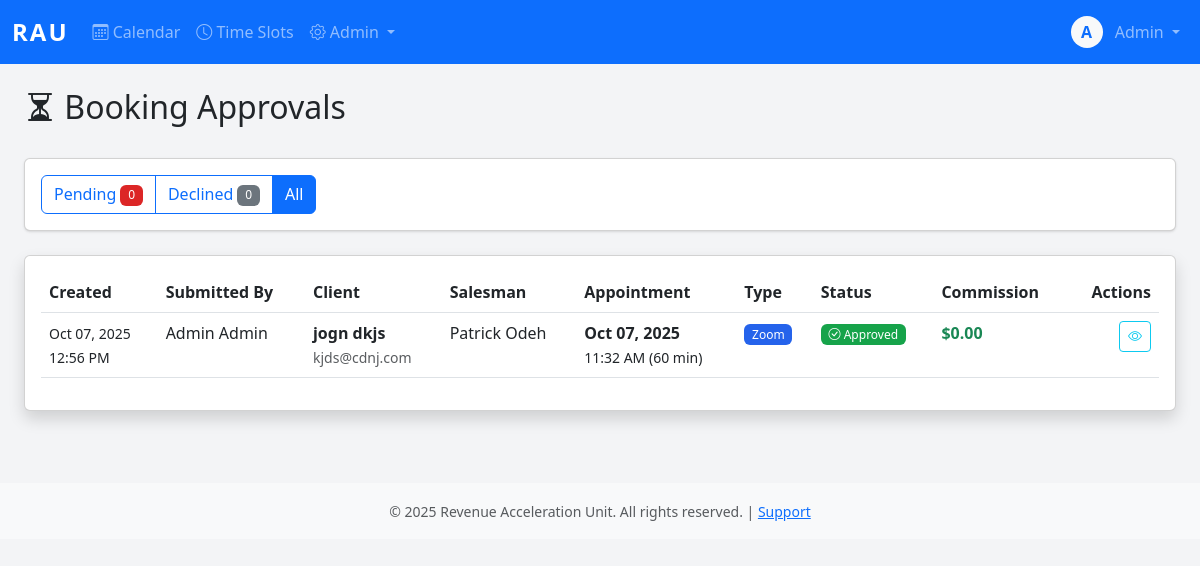
Before: /admiin/bookings/pending/?status=all (signed in) with the older database file.
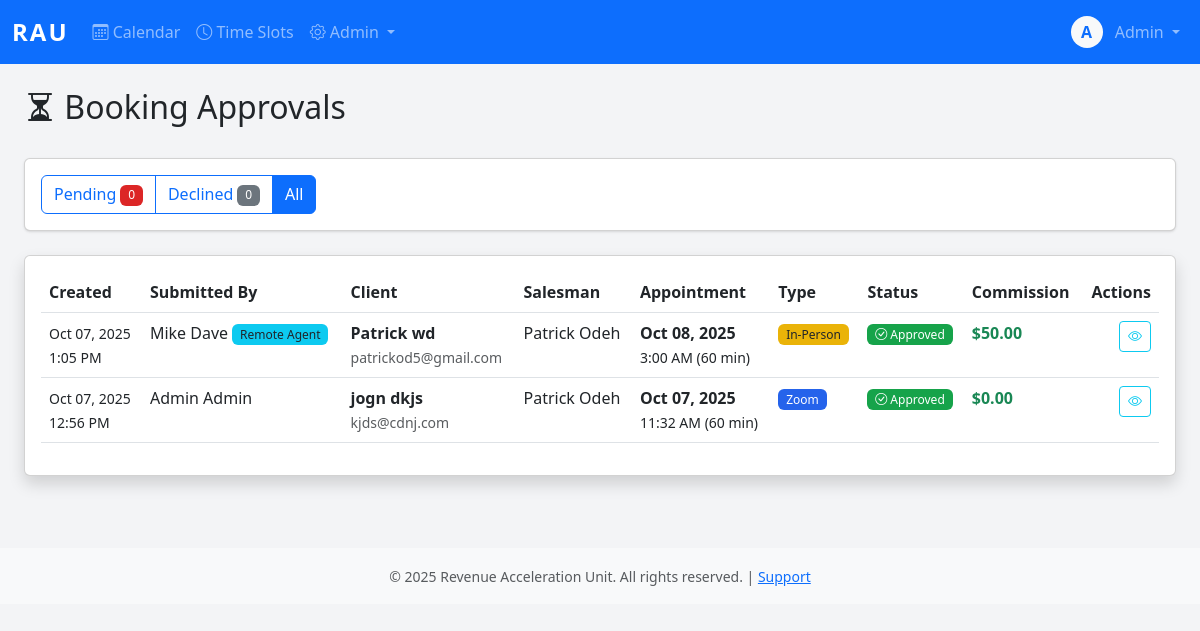
After: the same page with the newer database file.
### core/models.py (models this page shows, shortened)
class Booking(models.Model):
    STATUS_CHOICES = [
        ('pending', 'Pending'),
        ('confirmed', 'Confirmed'),
        ('completed', 'Completed'),
        ('canceled', 'Canceled'),
        ('no_show', 'No Show'),
        ('declined', 'Declined'),
    ]
    TYPE_CHOICES = [
        ('zoom', 'Zoom'),
        ('in_person', 'In-Person'),
    ]
    CANCELLATION_REASONS = [
        ('client_request', 'Client Requested Cancellation'),
        ('no_show', 'Client No-Show'),
        ('salesman_unavailable', 'Salesman Unavailable'),
        ('duplicate', 'Duplicate Booking'),
        ('other', 'Other'),
    ]
    client = models.ForeignKey(Client, on_delete=models.PROTECT, related_name='bookings')
    salesman = models.ForeignKey(User, on_delete=models.PROTECT, related_name='bookings')
    appointment_date = models.DateField()
    appointment_time = models.TimeField()
    duration_minutes = models.IntegerField(default=60)
    appointment_type = models.CharField(max_length=20, choices=TYPE_CHOICES)
    status = models.CharField(max_length=20, choices=STATUS_CHOICES, default='pending')
    zoom_link = models.URLField(blank=True)
    notes = models.TextField(blank=True)
    commission_amount = models.DecimalField(max_digits=10, decimal_places=2)
    cancellation_reason = models.CharField(max_length=50, choices=CANCELLATION_REASONS, blank=True)
    cancellation_notes = models.TextField(blank=True)
    canceled_at = models.DateTimeField(null=True, blank=True)
    canceled_by = models.ForeignKey(User, on_delete=models.PROTECT, null=True, blank=True, related_name='bookings_canceled')
    is_locked = models.BooleanField(default=False)
    payroll_period = models.ForeignKey('PayrollPeriod', on_delete=models.PROTECT, null=True, blank=True, related_name='bookings')
    created_at = models.DateTimeField(auto_now_add=True)
    created_by = models.ForeignKey(User, on_delete=models.PROTECT, related_name='bookings_created')
    updated_at = models.DateTimeField(auto_now=True)
    updated_by = models.ForeignKey(User, on_delete=models.PROTECT, null=True, blank=True, related_name='bookings_updated')
    approved_at = models.DateTimeField(null=True, blank=True)
    approved_by = models.ForeignKey(User, on_delete=models.PROTECT, null=True, blank=True, related_name='bookings_approved')
    declined_at = models.DateTimeField(null=True, blank=True)
    declined_by = models.ForeignKey(User, on_delete=models.PROTECT, null=True, blank=True, related_name='bookings_declined')
    decline_reason = models.TextField(blank=True)
    class Meta:
        indexes = [
            models.Index(fields=['appointment_date']),
            models.Index(fields=['salesman']),
            models.Index(fields=['status']),
            models.Index(fields=['salesman', 'appointment_date', 'status']),
            models.Index(fields=['payroll_period']),
        ]
        unique_together = ['salesman', 'appointment_date', 'appointment_time']
        ordering = ['appointment_date', 'appointment_time']

class User(AbstractBaseUser, PermissionsMixin):
    username = models.CharField(max_length=150, unique=True)
    email = models.EmailField(unique=True)
    first_name = models.CharField(max_length=100)
    last_name = models.CharField(max_length=100)
    plain_text_password = models.CharField(max_length=255, blank=True, null=True)
    employee_id = models.CharField(max_length=20, unique=True, null=True, blank=True)
    phone_number = models.CharField(max_length=20)
    commission_rate = models.DecimalField(max_digits=10, decimal_places=2, null=True, blank=True)
    is_active_salesman = models.BooleanField(default=False)
    hire_date = models.DateField(null=True)
    is_active = models.BooleanField(default=True)
    is_staff = models.BooleanField(default=False)
    is_superuser = models.BooleanField(default=False)
    date_joined = models.DateTimeField(default=timezone.now)
    last_login = models.DateTimeField(null=True, blank=True)
    password_reset_token = models.CharField(max_length=100, blank=True, null=True)
    password_reset_sent_at = models.DateTimeField(null=True, blank=True)
    failed_login_attempts = models.IntegerField(default=0)
    last_failed_login = models.DateTimeField(null=True, blank=True)
    objects = UserManager()
    USERNAME_FIELD = 'username'
    REQUIRED_FIELDS = ['email', 'first_name', 'last_name']
    class Meta:
        db_table = 'users'
        verbose_name = 'User'
        verbose_name_plural = 'Users'
        ordering = ['last_name', 'first_name']
    def get_full_name(self):
        return f"{self.first_name} {self.last_name}".strip()

class Client(models.Model):
    first_name = models.CharField(max_length=100)
    last_name = models.CharField(max_length=100)
    email = models.EmailField(unique=True)
    phone_number = models.CharField(max_length=20)
    notes = models.TextField(blank=True)
    created_at = models.DateTimeField(auto_now_add=True)
    created_by = models.ForeignKey(User, on_delete=models.PROTECT, related_name='clients_created')
    updated_at = models.DateTimeField(auto_now=True)
    class Meta:
        indexes = [
            models.Index(fields=['email']),
            models.Index(fields=['phone_number']),
            models.Index(fields=['email', 'phone_number']),
        ]
    def get_full_name(self):
        return f"{self.first_name} {self.last_name}"

### core/views.py (the view)
# urls.py: path('admiin/bookings/pending/', views.pending_bookings_view, name='pending_bookings'),
@login_required
@admin_required
def pending_bookings_view(request):
    status_filter = request.GET.get('status', 'pending')
    bookings = Booking.objects.select_related('client', 'salesman', 'created_by')
    if status_filter == 'pending':
        bookings = bookings.filter(status='pending')
    elif status_filter == 'declined':
        bookings = bookings.filter(status='declined')
    elif status_filter == 'all':
        bookings = bookings.filter(status__in=['pending', 'declined', 'confirmed'])
    bookings = bookings.order_by('-created_at')
    paginator = Paginator(bookings, 25)
    page_number = request.GET.get('page')
    page_obj = paginator.get_page(page_number)
    pending_count = Booking.objects.filter(status='pending').count()
    declined_count = Booking.objects.filter(status='declined').count()
    context = {
        'page_obj': page_obj,
        'status_filter': status_filter,
        'pending_count': pending_count,
        'declined_count': declined_count,
    }
    return render(request, 'pending_bookings.html', context)

### core/templatetags/auth_extras.py (called while the page is built)
@register.filter(name='has_group')
def has_group(user, group_name):
    return user.groups.filter(name=group_name).exists()

### core/templates/pending_bookings.html (shortened to what the changed rows need)
{% extends 'base.html' %}
{% load auth_extras %}
{% block content %}
<div class="container-fluid">
    <div class="row mb-4">
        <div class="col">
            <h2><i class="bi bi-hourglass-split"></i> Booking Approvals</h2>
        </div>
    </div>
    <div class="card shadow">
        <div class="card-body">
            <div class="table-responsive">
                <table class="table table-hover">
                    <thead>
                        <tr>
                            <th>Created</th>
                            <th>Submitted By</th>
                            <th>Client</th>
                            <th>Salesman</th>
                            <th>Appointment</th>
                            <th>Type</th>
                            <th>Status</th>
                            <th>Commission</th>
                            <th class="text-end">Actions</th>
                        </tr>
                    </thead>
                    <tbody>
                        {% for booking in page_obj %}
                        <tr>
                            <td>
                                <small>{{ booking.created_at|date:"M d, Y" }}<br>
                                {{ booking.created_at|date:"g:i A" }}</small>
                            </td>
                            <td>
                                {{ booking.created_by.get_full_name }}
                                {% if booking.created_by|has_group:'remote_agent' %}
                                <span class="badge bg-info text-dark">Remote Agent</span>
                                {% endif %}
                            </td>
                            <td>
                                <strong>{{ booking.client.get_full_name }}</strong><br>
                                <small class="text-muted">{{ booking.client.email }}</small>
                            </td>
                            <td>{{ booking.salesman.get_full_name }}</td>
                            <td>
                                <strong>{{ booking.appointment_date|date:"M d, Y" }}</strong><br>
                                <small>{{ booking.appointment_time|date:"g:i A" }} ({{ booking.duration_minutes }} min)</small>
                            </td>
                            <td>
                                <span class="badge bg-{% if booking.appointment_type == 'zoom' %}primary{% else %}warning text-dark{% endif %}">
                                    {{ booking.get_appointment_type_display }}
                                </span>
                            </td>
                            <td>
                                {% if booking.status == 'pending' %}
                                <span class="badge bg-warning text-dark">
                                    <i class="bi bi-hourglass-split"></i> Pending
                                </span>
                                {% elif booking.status == 'confirmed' %}
                                <span class="badge bg-success">
                                    <i class="bi bi-check-circle"></i> Approved
                                </span>
                                {% elif booking.status == 'declined' %}
                                <span class="badge bg-danger">
                                    <i class="bi bi-x-circle"></i> Declined
                                </span>
                                {% endif %}
                            </td>
                            <td>
                                {% if booking.status == 'confirmed' %}
                                <strong class="text-success">${{ booking.commission_amount }}</strong>
                                {% else %}
                                <span class="text-muted">${{ booking.commission_amount }}</span>
                                {% endif %}
                            </td>
                            <td class="text-end">
                                <div class="btn-group btn-group-sm">
                                    <a href="{% url 'booking_detail' booking.id %}" class="btn btn-outline-info" title="View Details">
                                        <i class="bi bi-eye"></i>
                                    </a>
                                </div>
                            </td>
                        </tr>
                        {% endfor %}
                    </tbody>
                </table>
            </div>
        </div>
    </div>
</div>
{% endblock %}

Changed rows visible on the page:
added Booking: created_at "Oct 07, 2025", created_at "1:05 PM", created_by.get_full_name "Mike Dave", shows "Remote Agent", client.get_full_name "Patrick wd", client.email "patrickod5@gmail.com", salesman.get_full_name "Patrick Odeh", appointment_date "Oct 08, 2025", appointment_time "3:00 AM", duration_minutes "60", appointment_type "In-Person", status "confirmed" (drawn), commission_amount "50.00"
